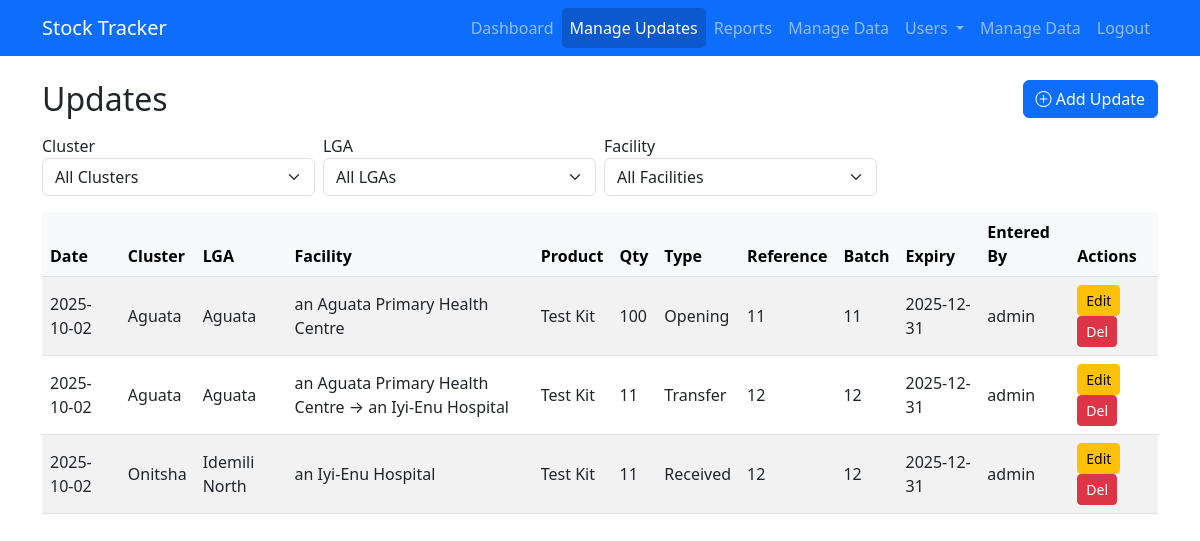
Page /transactions (signed in) on the committed database.
### models.py (models this page shows, shortened)
class StockTransaction(db.Model):
    id = db.Column(db.Integer, primary_key=True)
    facility_id = db.Column(db.Integer, db.ForeignKey('facility.id'), nullable=False)  # source facility
    product_id = db.Column(db.Integer, db.ForeignKey('product.id'), nullable=False)
    date = db.Column(db.Date, nullable=False, default=datetime.utcnow)
    quantity = db.Column(db.Integer, nullable=False)
    transaction_type = db.Column(db.String(20), nullable=False)
    reference_number = db.Column(db.String(50))
    batch_number = db.Column(db.String(50), nullable=True)
    expiry_date = db.Column(db.Date, nullable=True)
    entered_by = db.Column(db.String(120), nullable=True)
    created_at = db.Column(db.DateTime, default=datetime.utcnow)
    destination_facility_id = db.Column(db.Integer, db.ForeignKey('facility.id'), nullable=True)
    facility = db.relationship(   # ✅ source facility
        'Facility',
        foreign_keys=[facility_id],
        backref='transactions_out'
    )
    destination_facility = db.relationship(
        'Facility',
        foreign_keys=[destination_facility_id],
        backref='transactions_in'
    )

class Cluster(db.Model):
    id = db.Column(db.Integer, primary_key=True)
    name = db.Column(db.String(100), unique=True, nullable=False)
    lgas = db.relationship('LGA', backref='cluster', lazy=True)

class LGA(db.Model):
    id = db.Column(db.Integer, primary_key=True)
    name = db.Column(db.String(100), nullable=False)
    cluster_id = db.Column(db.Integer, db.ForeignKey('cluster.id'), nullable=False)
    facilities = db.relationship('Facility', backref='lga', lazy=True)

class Facility(db.Model):
    id = db.Column(db.Integer, primary_key=True)
    name = db.Column(db.String(150), nullable=False)
    lga_id = db.Column(db.Integer, db.ForeignKey('lga.id'), nullable=False)
    facility_products = db.relationship('FacilityProduct', backref='facility', lazy=True)

class Product(db.Model):
    id = db.Column(db.Integer, primary_key=True)
    name = db.Column(db.String(120), nullable=False)
    unit = db.Column(db.String(30))
    facility_products = db.relationship('FacilityProduct', backref='product', lazy=True)
    transactions = db.relationship('StockTransaction', backref='product', lazy=True)

### app.py (the view)
@app.route('/transactions')
@restrict_scope
def transactions():
    FacilityDest = aliased(Facility)
    query = db.session.query(
        StockTransaction.id,
        StockTransaction.date,
        StockTransaction.quantity,
        StockTransaction.transaction_type,
        StockTransaction.reference_number,
        StockTransaction.batch_number,
        StockTransaction.expiry_date,
        StockTransaction.entered_by,
        Facility.id.label('facility_id'),
        Facility.name.label('facility'),
        FacilityDest.id.label('destination_facility_id'),
        FacilityDest.name.label('destination_facility'),
        LGA.id.label('lga_id'),
        LGA.name.label('lga'),
        Cluster.id.label('cluster_id'),
        Cluster.name.label('cluster'),
        Product.name.label('product')
    ).join(Facility, StockTransaction.facility_id == Facility.id) \
     .outerjoin(FacilityDest, StockTransaction.destination_facility_id == FacilityDest.id) \
     .join(LGA, Facility.lga_id == LGA.id) \
     .join(Cluster, LGA.cluster_id == Cluster.id) \
     .join(Product, StockTransaction.product_id == Product.id) \
     .filter(
         (g.cluster_id is None or LGA.cluster_id == g.cluster_id),
         (g.lga_id is None or Facility.lga_id == g.lga_id),
         (g.facility_id is None or StockTransaction.facility_id == g.facility_id)
     )
    transactions = query.order_by(StockTransaction.date.desc()).all()
    clusters, lgas, facilities = get_dropdowns(g.cluster_id, g.lga_id, g.facility_id)
    return render_template(
        'transactions.html',
        transactions=transactions,
        clusters=clusters,
        lgas=lgas,
        facilities=facilities,
        selected_cluster=g.cluster_id,
        selected_lga=g.lga_id,
        selected_facility=g.facility_id
    )

### app.py (called while the page is built)
@login_manager.user_loader
def load_user(user_id):
    return User.query.get(int(user_id))

### auth/scope_utils.py (called while the page is built, shortened)
def get_user_scope_filters(cluster_id=None, lga_id=None, facility_id=None):
    if current_user.role == 'super':
        return cluster_id, lga_id, facility_id

def restrict_scope(f):
    @wraps(f)
    def wrapper(*args, **kwargs):
        cluster_id = request.args.get("cluster", type=int)
        lga_id = request.args.get("lga", type=int)
        facility_id = request.args.get("facility", type=int)
        g.cluster_id, g.lga_id, g.facility_id = get_user_scope_filters(
            cluster_id, lga_id, facility_id
        )
        return f(*args, **kwargs)
    return wrapper

### templates/transactions.html (shortened to what this page needs)
{% extends "base.html" %}
{% block content %}
<div class="d-flex justify-content-between align-items-center mb-3">
  <h2 class="mb-0">Updates</h2>
  <a href="{{ url_for('add_transaction') }}" class="btn btn-primary">
    <i class="bi bi-plus-circle"></i> Add Update
  </a>
</div>
<form method="get" class="row g-2 mb-3">
  <div class="col-md-3">
    <label>Cluster</label>
    <select name="cluster" class="form-select" onchange="this.form.submit()">
      <option value="">All Clusters</option>
    </select>
  </div>
  <div class="col-md-3">
    <label>LGA</label>
    <select name="lga" class="form-select" onchange="this.form.submit()">
      <option value="">All LGAs</option>
    </select>
  </div>
  <div class="col-md-3">
    <label>Facility</label>
    <select name="facility" class="form-select" onchange="this.form.submit()">
      <option value="">All Facilities</option>
    </select>
  </div>
</form>
<div class="table-responsive">
<table class="table table-striped align-middle">
  <thead class="table-light">
    <tr>
      <th>Date</th>
      <th>Cluster</th>
      <th>LGA</th>
      <th>Facility</th>
      <th>Product</th>
      <th>Qty</th>
      <th>Type</th>
      <th>Reference</th>
      <th>Batch</th>
      <th>Expiry</th>
      <th>Entered By</th>
      <th>Actions</th>
    </tr>
  </thead>
  <tbody>
    {% for tx in transactions %}
    <tr>
      <td>{{ tx.date }}</td>
      <td>{{ tx.cluster }}</td>
      <td>{{ tx.lga }}</td>
      <td>
        {% if tx.transaction_type == "Transfer" %}
          {{ tx.facility }} → {{ tx.destination_facility or "N/A" }}
        {% else %}
          {{ tx.facility }}
        {% endif %}
      </td>
      <td>{{ tx.product }}</td>
      <td>{{ tx.quantity }}</td>
      <td>{{ tx.transaction_type }}</td>
      <td>{{ tx.reference_number }}</td>
      <td>{{ tx.batch_number }}</td>
      <td>{{ tx.expiry_date }}</td>
      <td>{{ tx.entered_by }}</td>
      <td>
        <a href="{{ url_for('edit_transaction', id=tx.id) }}" class="btn btn-sm btn-warning">Edit</a>
        <form action="{{ url_for('delete_transaction', id=tx.id) }}" method="post" style="display:inline;"
              onsubmit="return confirm('Are you sure?');">
          <button type="submit" class="btn btn-sm btn-danger">Del</button>
        </form>
      </td>
    </tr>
    {% endfor %}
  </tbody>
</table>
</div>
{% endblock %}

### rows in the picture
StockTransaction: date "2025-10-02", cluster "Aguata", lga "Aguata", facility "an Aguata Primary Health Centre", product "Test Kit", quantity "100", transaction_type "Opening", reference_number "11", batch_number "11", expiry_date "2025-12-31", entered_by "admin"
StockTransaction: date "2025-10-02", cluster "Aguata", lga "Aguata", facility "an Aguata Primary Health Centre", name "an Iyi-Enu Hospital", product "Test Kit", quantity "11", transaction_type "Transfer", reference_number "12", batch_number "12", expiry_date "2025-12-31", entered_by "admin"
StockTransaction: date "2025-10-02", cluster "Onitsha", lga "Idemili North", facility "an Iyi-Enu Hospital", product "Test Kit", quantity "11", transaction_type "Received", reference_number "12", batch_number "12", expiry_date "2025-12-31", entered_by "admin"
